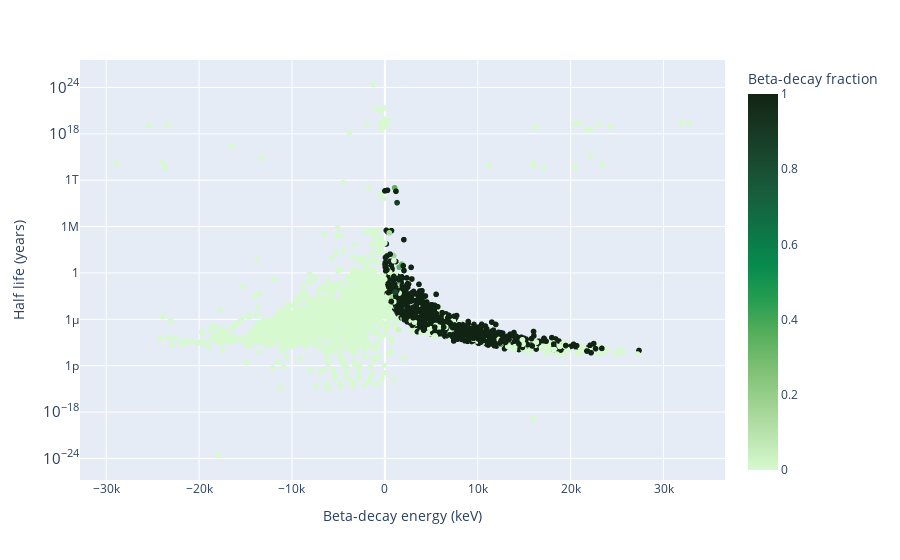

Notebook source saved alongside this figure:
### Code cell
e_t_dict['Beta-decay fraction'] = beta_decay_list
px.scatter(x = e_t_dict['Beta-decay energy (keV)'],
y = e_t_dict['Half life (years)'], 
hover_name = e_t_dict['Isotope'],
labels = {'x': 'Beta-decay energy (keV)',
'y': 'Half life (years)', 'color': 'Beta-decay fraction'}, log_y = True,
color = e_t_dict['Beta-decay fraction'], color_continuous_scale = 'algae')

### Figure 1 — Plotly figure (JSON) as saved in the notebook; plotly's stock layout.template omitted (floating-point values rounded to 4 significant figures; data arrays with more than 128 entries replaced by an {"elided": "..."} marker saying what was removed)
{"data": [{"hovertemplate": "<b>%{hovertext}</b><br><br>Beta-decay energy (keV)=%{x}<br>Half life (years)=%{y}<br>Beta-decay fraction=%{marker.color}<extra></extra>", "hovertext": {"elided": "3558 str values"}, "legendgroup": "", "marker": {"color": {"elided": "3558 float values"}, "coloraxis": "coloraxis", "symbol": "circle"}, "mode": "markers", "name": "", "showlegend": false, "type": "scattergl", "x": {"elided": "3558 mixed values"}, "xaxis": "x", "y": {"elided": "3558 mixed values"}, "yaxis": "y"}], "layout": {"coloraxis": {"colorbar": {"title": {"text": "Beta-decay fraction"}}, "colorscale": [[0, "rgb(214, 249, 207)"], [0.09091, "rgb(186, 228, 174)"], [0.1818, "rgb(156, 209, 143)"], [0.2727, "rgb(124, 191, 115)"], [0.3636, "rgb(85, 174, 91)"], [0.4545, "rgb(37, 157, 81)"], [0.5455, "rgb(7, 138, 78)"], [0.6364, "rgb(13, 117, 71)"], [0.7273, "rgb(23, 95, 61)"], [0.8182, "rgb(25, 75, 49)"], [0.9091, "rgb(23, 55, 35)"], [1, "rgb(17, 36, 20)"]]}, "legend": {"tracegroupgap": 0}, "margin": {"t": 60}, "xaxis": {"anchor": "y", "domain": [0, 1], "title": {"text": "Beta-decay energy (keV)"}}, "yaxis": {"anchor": "x", "domain": [0, 1], "title": {"text": "Half life (years)"}, "type": "log"}}}
